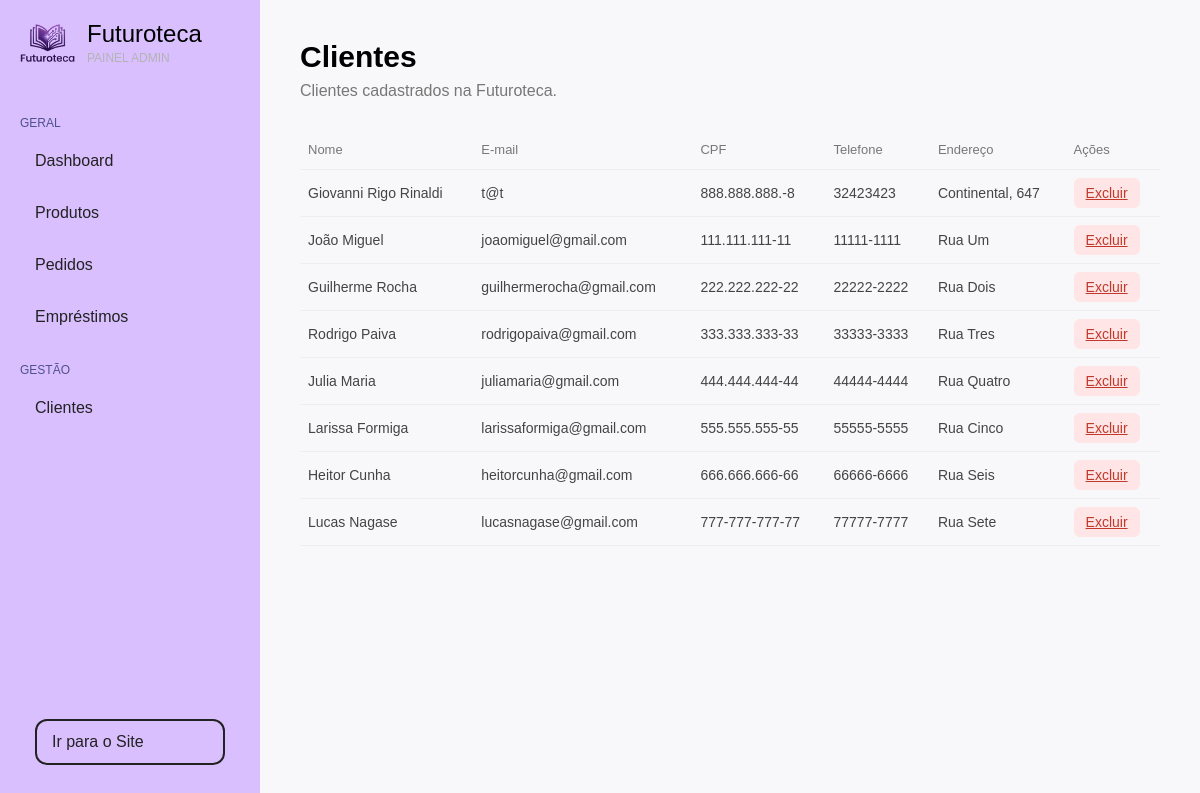
Page /dashboard/clientes.php (signed in) on the committed database.
### tables this page shows
CREATE TABLE `usuario` (
  `id_usuario` int(11) NOT NULL,
  `nome` varchar(100) NOT NULL,
  `email` varchar(150) NOT NULL,
  `cpf` varchar(14) NOT NULL,
  `telefone` varchar(20) DEFAULT NULL,
  `endereco` varchar(255) DEFAULT NULL,
  `tipo_usuario` enum('ADMIN','CLIENTE') NOT NULL DEFAULT 'CLIENTE',
  `senha` varchar(255) NOT NULL
);

### crud.php (called while the page is built, shortened)
<?php
try {
    function readAll($pdo, $table, $where = null)
    {
        $sql = "SELECT * FROM $table";
        if ($where) {
            $sql .= " WHERE $where";
        }
        $stmt = $pdo->query($sql);
        return $stmt->fetchAll(PDO::FETCH_ASSOC);
    }
} catch (PDOException $e) {
    die("Erro de conexão: " . $e->getMessage());
}

### dashboard/clientes.php (the view, shortened to what this page needs)
<?php
require_once '../crud.php';
$clientes = readAll(
    $pdo,
    "usuario",
    "tipo_usuario = 'CLIENTE'"
);
?>
<!DOCTYPE html>
<html lang="pt-br">
<head>
    <link rel="stylesheet" href="../css/dashboard.css">
</head>
<body>
    <?php include 'partials/sidebar.php'; ?>
    <main class="conteudo">
        <div class="cabecalho-pagina">
            <div>
                <h1>Clientes</h1>
                <p>Clientes cadastrados na Futuroteca.</p>
            </div>
        </div>
        <div class="tabela-container">
            <table>
                <thead>
                    <tr>
                        <th>Nome</th>
                        <th>E-mail</th>
                        <th>CPF</th>
                        <th>Telefone</th>
                        <th>Endereço</th>
                        <th>Ações</th>
                    </tr>
                </thead>
                <tbody>
                    <?php foreach ($clientes as $cliente): ?>
                        <tr>
                            <td>
                                <?= htmlspecialchars($cliente["nome"]) ?>
                            </td>
                            <td>
                                <?= htmlspecialchars($cliente["email"]) ?>
                            </td>
                            <td>
                                <?= htmlspecialchars($cliente["cpf"]) ?>
                            </td>
                            <td>
                                <?= htmlspecialchars($cliente["telefone"] ?? "") ?>
                            </td>
                            <td>
                                <?= htmlspecialchars($cliente["endereco"] ?? "") ?>
                            </td>
                            <td>
                                <a href="excluir-cliente.php?id=<?= $cliente["id_usuario"] ?>" class="btn-excluir"
                                    onclick="return confirm('Tem certeza que deseja excluir este cliente?')">
                                    Excluir
                                </a>
                            </td>
                        </tr>
                    <?php endforeach; ?>
                </tbody>
            </table>
        </div>
    </main>
</body>
</html>

### css/dashboard.css (style rules this page uses)
* { margin: 0; padding: 0; box-sizing: border-box; }
body { font-family: Arial, sans-serif; display: flex; background-color: #f7f7f7f7; }
.conteudo { flex: 1; padding: 40px; }
.conteudo { flex: 1; padding: 40px; background-color: #f8f8fa; }
table { width: 100%; border-collapse: collapse; }
th { text-align: left; color: #777; font-size: 13px; font-weight: 500; padding: 12px 8px; border-bottom: 1px solid #eeeeee; }
td { padding: 15px 8px; font-size: 14px; color: #444; border-bottom: 1px solid #eeeeee; }
.cabecalho-pagina { display: flex; justify-content: space-between; align-items: center; margin-bottom: 30px; }
.cabecalho-pagina h1 { font-size: 30px; margin-bottom: 8px; }
.cabecalho-pagina p { color: #777; }
.btn-editar, .btn-excluir { border: none; padding: 7px 12px; border-radius: 6px; cursor: pointer; }
.btn-excluir { background-color: #ffe5e5; color: #c0392b; }

### rows in the picture
usuario: nome "Giovanni Rigo Rinaldi", email "t@t", cpf "888.888.888.-8", telefone "32423423", endereco "Continental, 647"
usuario: nome "João Miguel", email "joaomiguel@gmail.com", cpf "111.111.111-11", telefone "11111-1111", endereco "Rua Um"
usuario: nome "Guilherme Rocha", email "guilhermerocha@gmail.com", cpf "222.222.222-22", telefone "22222-2222", endereco "Rua Dois"
usuario: nome "Rodrigo Paiva", email "rodrigopaiva@gmail.com", cpf "333.333.333-33", telefone "33333-3333", endereco "Rua Tres"
usuario: nome "Julia Maria", email "juliamaria@gmail.com", cpf "444.444.444-44", telefone "44444-4444", endereco "Rua Quatro"
usuario: nome "Larissa Formiga", email "larissaformiga@gmail.com", cpf "555.555.555-55", telefone "55555-5555", endereco "Rua Cinco"
usuario: nome "Heitor Cunha", email "heitorcunha@gmail.com", cpf "666.666.666-66", telefone "66666-6666", endereco "Rua Seis"
usuario: nome "Lucas Nagase", email "lucasnagase@gmail.com", cpf "777-777-777-77", telefone "77777-7777", endereco "Rua Sete"
